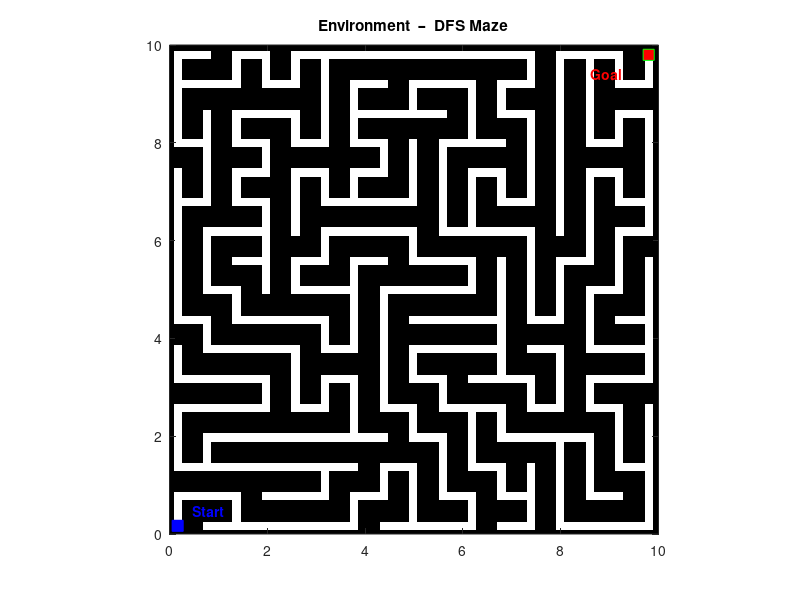

Write the MATLAB code that produced this figure.
%% environment3.m  --  Maze Map
% -------------------------------------------------------------------------
% 1) Domain and grid definition
% -------------------------------------------------------------------------
rng(42);

nx = 300;                      % grid points (x)
ny = 300;                      % grid points (y)
xrange = [0, 10];              % x-axis limits
yrange = [0, 10];              % y-axis limits

xvec = linspace(xrange(1), xrange(2), nx);
yvec = linspace(yrange(1), yrange(2), ny);
[XX, YY] = meshgrid(xvec, yvec);

obsMap = zeros(ny, nx);        % 0 = free, 1 = obstacle
dx = xvec(2) - xvec(1);        % grid spacing

% -------------------------------------------------------------------------
% 2) Maze generation
% -------------------------------------------------------------------------
% Maze parameters
nCell = 17;                    % odd number of cells
cellM = 0.6;                   % cell size [m]
w     = 0.15;                  % wall thickness [m]
pW    = round(w / (2*dx));     % half wall (pixels)
cellP = round(cellM / dx);     % cell pitch (pixels)

% Helper function: clip indices to 1..nx or 1..ny
clip = @(idx, maxv) max(1, min(idx, maxv));

% Start with a full wall grid
obsMap(:) = 1;

% Compute the maze starting point (centered)
sx = clip(round((nx - (nCell-1)*cellP) / 2), nx);
sy = clip(round((ny - (nCell-1)*cellP) / 2), ny);

% Carve out cell centers
for i = 0:nCell-1
    for j = 0:nCell-1
        cx = clip(sx + i*cellP, nx);
        cy = clip(sy + j*cellP, ny);
        obsMap(clip(cy-pW, ny):clip(cy+pW, ny), ...
               clip(cx-pW, nx):clip(cx+pW, nx)) = 0;
    end
end

% Depth-first search (DFS) to carve out corridors
dxy = [1 0; -1 0; 0 1; 0 -1];  % E/W/N/S
visited = false(nCell, nCell);
stack = [1, 1];

while ~isempty(stack)
    curr = stack(end, :);
    visited(curr(2), curr(1)) = true;
    nbr = [];

    % Find unvisited neighbors
    for k = 1:4
        nxt = curr + dxy(k, :);
        if all(nxt >= 1 & nxt <= nCell) && ~visited(nxt(2), nxt(1))
            nbr = [nbr; k, nxt]; %#ok<AGROW>
        end
    end

    % Backtrack if no unvisited neighbors
    if isempty(nbr)
        stack(end, :) = [];
        continue;
    end

    % Pick a random neighbor
    pick = nbr(randi(size(nbr, 1)), :);
    dirk = pick(1); 
    nxt  = pick(2:3);

    % Convert cell coords to pixel coords
    cx = clip(sx + (curr(1)-1)*cellP, nx);
    cy = clip(sy + (curr(2)-1)*cellP, ny);
    nx_cx = clip(sx + (nxt(1)-1)*cellP, nx);
    nx_cy = clip(sy + (nxt(2)-1)*cellP, ny);

    % Carve out the passage
    if dirk <= 2  % E/W
        xRange = sort([cx, nx_cx]);
        obsMap(clip(cy-pW, ny):clip(cy+pW, ny), ...
               clip(xRange(1), nx):clip(xRange(2), nx)) = 0;
    else          % N/S
        yRange = sort([cy, nx_cy]);
        obsMap(clip(yRange(1), ny):clip(yRange(2), ny), ...
               clip(cx-pW, nx):clip(cx+pW, nx)) = 0;
    end

    stack(end+1, :) = nxt;
end

% -------------------------------------------------------------------------
% 3) Start / Goal positions
% -------------------------------------------------------------------------
startPos = [xvec(clip(sx, nx)),                    ...
            yvec(clip(sy, ny))];
goalPos  = [xvec(clip(sx + (nCell-1)*cellP, nx)),   ...
            yvec(clip(sy + (nCell-1)*cellP, ny))];

% -------------------------------------------------------------------------
% 4) Visualization
% -------------------------------------------------------------------------
figure('Color','w');
imagesc(xvec, yvec, obsMap);
colormap([1 1 1; 0 0 0]); 
caxis([0 1]);
set(gca, 'YDir', 'normal'); 
axis equal tight; hold on;
title(sprintf('Environment  –  DFS Maze', nCell, nCell));

plot(startPos(1), startPos(2), 'bs', 'MarkerFaceColor', 'b', 'MarkerSize', 8);
plot(goalPos(1),  goalPos(2),  'gs', 'MarkerFaceColor', 'r', 'MarkerSize', 8);

text(startPos(1)+0.3, startPos(2)+0.3, 'Start', 'Color','b', 'FontWeight','bold');
text(goalPos(1)-1.2, goalPos(2)-0.4, 'Goal',  'Color','r', 'FontWeight','bold');

xlim(xrange); ylim(yrange);
